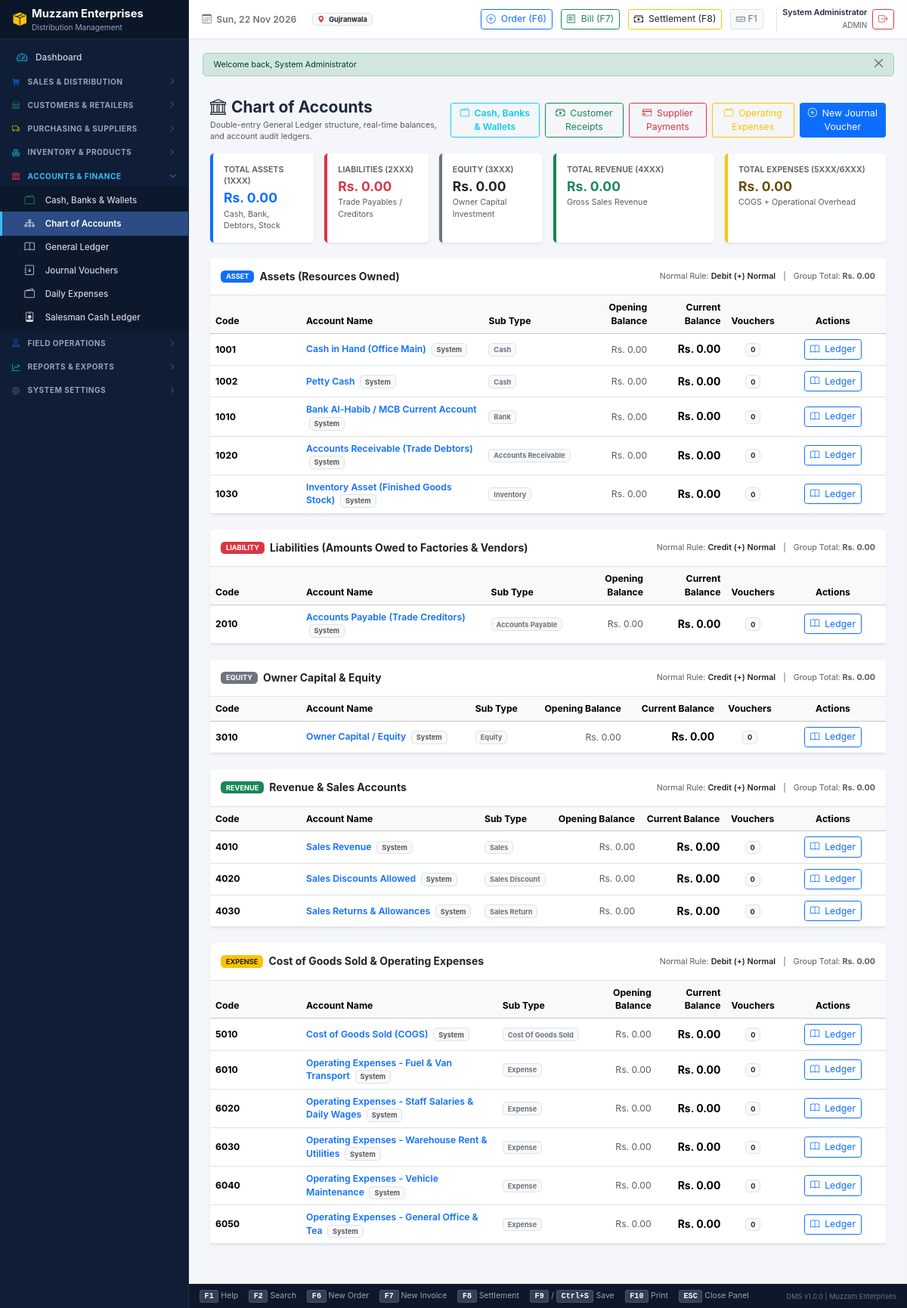
Page /modules/accounts/index.php (signed in) on the committed database.
### tables this page shows
CREATE TABLE `settings` (
  `id` INT UNSIGNED NOT NULL AUTO_INCREMENT,
  `setting_group` VARCHAR(50) NOT NULL DEFAULT 'general',
  `setting_key` VARCHAR(100) NOT NULL UNIQUE,
  `setting_value` TEXT DEFAULT NULL,
  `data_type` ENUM('string', 'number', 'boolean', 'json') NOT NULL DEFAULT 'string',
  `description` VARCHAR(255) DEFAULT NULL,
  `updated_at` DATETIME NOT NULL DEFAULT CURRENT_TIMESTAMP ON UPDATE CURRENT_TIMESTAMP,
  PRIMARY KEY (`id`),
  INDEX `idx_settings_group` (`setting_group`)
);

CREATE TABLE `accounts` (
  `id` INT UNSIGNED NOT NULL AUTO_INCREMENT,
  `account_code` VARCHAR(30) NOT NULL UNIQUE,
  `account_name` VARCHAR(150) NOT NULL,
  `account_type` ENUM('asset', 'liability', 'equity', 'revenue', 'expense') NOT NULL,
  `sub_type` ENUM(
    'cash',
    'bank',
    'wallet',
    'accounts_receivable',
    'accounts_payable',
    'inventory',
    'sales',
    'sales_discount',
    'sales_return',
    'cost_of_goods_sold',
    'expense',
    'equity'
  ) NOT NULL,
  `bank_name` VARCHAR(100) DEFAULT NULL,
  `account_number` VARCHAR(100) DEFAULT NULL,
  `branch_code` VARCHAR(50) DEFAULT NULL,
  `notes` TEXT DEFAULT NULL,
  `opening_balance` DECIMAL(15,2) NOT NULL DEFAULT 0.00,
  `current_balance` DECIMAL(15,2) NOT NULL DEFAULT 0.00,
  `is_system` TINYINT(1) NOT NULL DEFAULT 0,
  `is_active` TINYINT(1) NOT NULL DEFAULT 1,
  `created_at` DATETIME NOT NULL DEFAULT CURRENT_TIMESTAMP,
  `updated_at` DATETIME NOT NULL DEFAULT CURRENT_TIMESTAMP ON UPDATE CURRENT_TIMESTAMP,
  PRIMARY KEY (`id`),
  INDEX `idx_acc_code` (`account_code`),
  INDEX `idx_acc_type` (`account_type`, `sub_type`)
);

### modules/accounts/index.php (the view, shortened to what the rows shown need)
<?php
$accounts = db_fetch_all("
    SELECT a.*,
        (SELECT COUNT(jel.id) FROM journal_entry_lines jel WHERE jel.account_id = a.id) as total_txns
    FROM accounts a
    WHERE a.is_active = 1
    ORDER BY a.account_code ASC
");
$totals = [
    'asset'     => 0.0,
    'liability' => 0.0,
    'equity'    => 0.0,
    'revenue'   => 0.0,
    'expense'   => 0.0
];
$accountsByType = [
    'asset'     => [],
    'liability' => [],
    'equity'    => [],
    'revenue'   => [],
    'expense'   => []
];
foreach ($accounts as $acc) {
    $type = $acc['account_type'];
    $bal  = (float)$acc['current_balance'];
    if (isset($totals[$type])) {
        $totals[$type] += $bal;
        $accountsByType[$type][] = $acc;
    }
}
require_once __DIR__ . '/../../includes/header.php';
require_once INCLUDES_PATH . '/topbar.php';
?>
<div class="content-wrapper">
    <div class="container-fluid py-3">
        <?php
        $typeTitles = [
            'asset'     => ['title' => 'Assets (Resources Owned)', 'badge' => 'bg-primary', 'normal' => 'Debit (+) Normal'],
            'liability' => ['title' => 'Liabilities (Amounts Owed to Factories & Vendors)', 'badge' => 'bg-danger', 'normal' => 'Credit (+) Normal'],
            'equity'    => ['title' => 'Owner Capital & Equity', 'badge' => 'bg-secondary', 'normal' => 'Credit (+) Normal'],
            'revenue'   => ['title' => 'Revenue & Sales Accounts', 'badge' => 'bg-success', 'normal' => 'Credit (+) Normal'],
            'expense'   => ['title' => 'Cost of Goods Sold & Operating Expenses', 'badge' => 'bg-warning text-dark', 'normal' => 'Debit (+) Normal']
        ];
        ?>
        <?php foreach ($accountsByType as $typeKey => $accList): ?>
            <?php if (!empty($accList)): ?>
                <div class="card border-0 shadow-sm mb-4">
                    <div class="card-header bg-white py-3 border-bottom d-flex justify-content-between align-items-center">
                        <div class="d-flex align-items-center gap-2">
                            <span class="badge <?= $typeTitles[$typeKey]['badge'] ?> px-2 py-1 text-uppercase">
                                <?= strtoupper($typeKey) ?>
                            </span>
                            <span class="fw-bold text-navy fs-6"><?= $typeTitles[$typeKey]['title'] ?></span>
                        </div>
                        <div class="small text-muted">
                            Normal Rule: <span class="fw-semibold text-dark"><?= $typeTitles[$typeKey]['normal'] ?></span>
                            <span class="mx-2">|</span>
                            Group Total: <strong class="text-navy"><?= format_currency($totals[$typeKey]) ?></strong>
                        </div>
                    </div>
                    <div class="card-body p-0">
                        <div class="table-responsive">
                            <table class="table table-hover align-middle mb-0">
                                <thead class="table-light">
                                    <tr>
                                        <th style="width: 120px;">Code</th>
                                        <th>Account Name</th>
                                        <th>Sub Type</th>
                                        <th class="text-end">Opening Balance</th>
                                        <th class="text-end">Current Balance</th>
                                        <th class="text-center">Vouchers</th>
                                        <th class="text-center" style="width: 140px;">Actions</th>
                                    </tr>
                                </thead>
                                <tbody>
                                    <?php foreach ($accList as $row): ?>
                                        <tr>
                                            <td class="fw-bold text-navy"><?= htmlspecialchars($row['account_code']) ?></td>
                                            <td class="fw-semibold">
                                                <a href="ledger.php?account_id=<?= $row['id'] ?>" class="text-decoration-none text-navy">
                                                    <?= htmlspecialchars($row['account_name']) ?>
                                                </a>
                                                <?php if ($row['is_system']): ?>
                                                    <span class="badge bg-light text-muted border ms-1" title="Core System Account">System</span>
                                                <?php endif; ?>
                                            </td>
                                            <td>
                                                <span class="badge bg-light text-secondary border text-capitalize">
                                                    <?= str_replace('_', ' ', $row['sub_type']) ?>
                                                </span>
                                            </td>
                                            <td class="text-end text-muted">
                                                <?= format_currency($row['opening_balance']) ?>
                                            </td>
                                            <td class="text-end fw-bold text-navy fs-6">
                                                <?= format_currency($row['current_balance']) ?>
                                            </td>
                                            <td class="text-center">
                                                <span class="badge bg-light text-dark border"><?= (int)$row['total_txns'] ?></span>
                                            </td>
                                            <td class="text-center">
                                                <a href="ledger.php?account_id=<?= $row['id'] ?>" class="btn btn-sm btn-outline-primary" title="View General Ledger Statement">
                                                    <i class="bi bi-book me-1"></i> Ledger
                                                </a>
                                            </td>
                                        </tr>
                                    <?php endforeach; ?>
                                </tbody>
                            </table>
                        </div>
                    </div>
                </div>
            <?php endif; ?>
        <?php endforeach; ?>
    </div>
</div>
<?php require_once __DIR__ . '/../../includes/footer.php'; ?>

### includes/topbar.php (shortened to what the rows shown need)
<div class="dms-main">
    <header class="dms-topbar">
        <div class="dms-topbar-left">
            <span class="fw-semibold text-secondary">
                <i class="bi bi-calendar3 me-1"></i> <?= date('D, d M Y') ?>
            </span>
            <span class="badge bg-light text-dark border ms-2">
                <i class="bi bi-geo-alt-fill text-danger me-1"></i> <?= e(get_setting('city', 'Gujranwala')) ?>
            </span>
        </div>
    </header>
    <main class="dms-content">

### rows in the picture
settings: setting_value "Gujranwala"
accounts: account_code "1001", account_name "Cash in Hand (Office Main)", is_system "System", sub_type "Cash", opening_balance "Rs. 0.00", current_balance "Rs. 0.00", total_txns "0"
accounts: account_code "1002", account_name "Petty Cash", is_system "System", sub_type "Cash", opening_balance "Rs. 0.00", current_balance "Rs. 0.00", total_txns "0"
accounts: account_code "1010", account_name "Bank Al-Habib / MCB Current Account", is_system "System", sub_type "Bank", opening_balance "Rs. 0.00", current_balance "Rs. 0.00", total_txns "0"
accounts: account_code "1020", account_name "Accounts Receivable (Trade Debtors)", is_system "System", sub_type "Accounts Receivable", opening_balance "Rs. 0.00", current_balance "Rs. 0.00", total_txns "0"
accounts: account_code "1030", account_name "Inventory Asset (Finished Goods Stock)", is_system "System", sub_type "Inventory", opening_balance "Rs. 0.00", current_balance "Rs. 0.00", total_txns "0"
accounts: account_code "2010", account_name "Accounts Payable (Trade Creditors)", is_system "System", sub_type "Accounts Payable", opening_balance "Rs. 0.00", current_balance "Rs. 0.00", total_txns "0"
accounts: account_code "3010", account_name "Owner Capital / Equity", is_system "System", sub_type "Equity", opening_balance "Rs. 0.00", current_balance "Rs. 0.00", total_txns "0"
accounts: account_code "4010", account_name "Sales Revenue", is_system "System", sub_type "Sales", opening_balance "Rs. 0.00", current_balance "Rs. 0.00", total_txns "0"
accounts: account_code "4020", account_name "Sales Discounts Allowed", is_system "System", sub_type "Sales Discount", opening_balance "Rs. 0.00", current_balance "Rs. 0.00", total_txns "0"
accounts: account_code "4030", account_name "Sales Returns & Allowances", is_system "System", sub_type "Sales Return", opening_balance "Rs. 0.00", current_balance "Rs. 0.00", total_txns "0"
accounts: account_code "5010", account_name "Cost of Goods Sold (COGS)", is_system "System", sub_type "Cost Of Goods Sold", opening_balance "Rs. 0.00", current_balance "Rs. 0.00", total_txns "0"
accounts: account_code "6010", account_name "Operating Expenses - Fuel & Van Transport", is_system "System", sub_type "Expense", opening_balance "Rs. 0.00", current_balance "Rs. 0.00", total_txns "0"
accounts: account_code "6020", account_name "Operating Expenses - Staff Salaries & Daily Wages", is_system "System", sub_type "Expense", opening_balance "Rs. 0.00", current_balance "Rs. 0.00", total_txns "0"
accounts: account_code "6030", account_name "Operating Expenses - Warehouse Rent & Utilities", is_system "System", sub_type "Expense", opening_balance "Rs. 0.00", current_balance "Rs. 0.00", total_txns "0"
accounts: account_code "6040", account_name "Operating Expenses - Vehicle Maintenance", is_system "System", sub_type "Expense", opening_balance "Rs. 0.00", current_balance "Rs. 0.00", total_txns "0"
accounts: account_code "6050", account_name "Operating Expenses - General Office & Tea", is_system "System", sub_type "Expense", opening_balance "Rs. 0.00", current_balance "Rs. 0.00", total_txns "0"

### other values in the picture
CLIENT_NAME "Muzzam Enterprises"
$user['full_name'] "System Administrator"
implode(', ', $user['roles'] ?? ['USER']) "ADMIN"
$msg['message'] "Welcome back, System Administrator"
format_currency($totals['asset']) "Rs. 0.00"
format_currency($totals['liability']) "Rs. 0.00"
format_currency($totals['equity']) "Rs. 0.00"
format_currency($totals['revenue']) "Rs. 0.00"
format_currency($totals['expense']) "Rs. 0.00"
$typeKey "ASSET"
$typeTitles[$typeKey]['title'] "Assets (Resources Owned)"
$typeTitles[$typeKey]['normal'] "Debit (+) Normal"
format_currency($totals[$typeKey]) "Rs. 0.00"
$typeKey "LIABILITY"
$typeTitles[$typeKey]['title'] "Liabilities (Amounts Owed to Factories & Vendors)"
